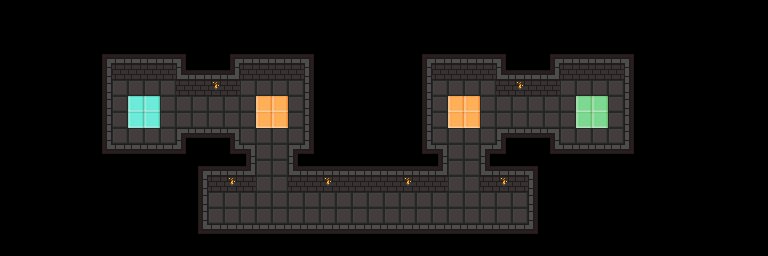

Below is a game level as drawn by its tile map, then a one-line description and the .tmx file that defines it, in full:
An orthogonal 48x16 tile map with 16x16 px tiles, 1 tile layer (Tile Layer 1), 2 tilesets and 10 objects.

<map version="1.4" tiledversion="1.4.3" orientation="orthogonal" renderorder="right-down" width="48" height="16" tilewidth="16" tileheight="16" infinite="0" nextlayerid="3" nextobjectid="12">
 <properties>
  <property name="description" value="Tutorial" />
 </properties>
 <tileset firstgid="1" source="../images/tileset_dungeon/tileset_dungeon.tsx" />
 <tileset firstgid="65" source="../images/tileset_common/tileset_common.tsx" />
 <layer id="1" name="Tile Layer 1" width="48" height="16">
  <data encoding="csv">
0,0,0,0,0,0,0,0,0,0,0,0,0,0,0,0,0,0,0,0,0,0,0,0,0,0,0,0,0,0,0,0,0,0,0,0,0,0,0,0,0,0,0,0,0,0,0,0,
0,0,0,0,0,0,0,0,0,0,0,0,0,0,0,0,0,0,0,0,0,0,0,0,0,0,0,0,0,0,0,0,0,0,0,0,0,0,0,0,0,0,0,0,0,0,0,0,
0,0,0,0,0,0,0,0,0,0,0,0,0,0,0,0,0,0,0,0,0,0,0,0,0,0,0,0,0,0,0,0,0,0,0,0,0,0,0,0,0,0,0,0,0,0,0,0,
0,0,0,0,0,0,1,2,2,2,2,3,0,0,1,2,2,2,2,3,0,0,0,0,0,0,1,2,2,2,2,3,0,0,1,2,2,2,2,3,0,0,0,0,0,0,0,0,
0,0,0,0,0,0,9,25,25,25,25,12,2,2,13,25,25,25,25,11,0,0,0,0,0,0,9,25,25,25,25,12,2,2,13,25,25,25,25,11,0,0,0,0,0,0,0,0,
0,0,0,0,0,0,9,33,33,33,33,25,25,27,25,33,33,33,33,11,0,0,0,0,0,0,9,33,33,33,33,25,27,25,25,33,33,33,33,11,0,0,0,0,0,0,0,0,
0,0,0,0,0,0,9,33,69,69,33,33,33,33,33,33,65,65,33,11,0,0,0,0,0,0,9,33,65,65,33,33,33,33,33,33,67,67,33,11,0,0,0,0,0,0,0,0,
0,0,0,0,0,0,9,33,69,69,33,33,33,33,33,33,65,65,33,11,0,0,0,0,0,0,9,33,65,65,33,33,33,33,33,33,67,67,33,11,0,0,0,0,0,0,0,0,
0,0,0,0,0,0,9,33,33,33,33,4,18,18,5,33,33,33,33,11,0,0,0,0,0,0,9,33,33,33,33,4,18,18,5,33,33,33,33,11,0,0,0,0,0,0,0,0,
0,0,0,0,0,0,17,18,18,18,18,19,0,0,17,5,33,33,4,19,0,0,0,0,0,0,17,5,33,33,4,19,0,0,17,18,18,18,18,19,0,0,0,0,0,0,0,0,
0,0,0,0,0,0,0,0,0,0,0,0,1,2,2,13,33,33,12,2,2,2,2,2,2,2,2,13,33,33,12,2,2,3,0,0,0,0,0,0,0,0,0,0,0,0,0,0,
0,0,0,0,0,0,0,0,0,0,0,0,9,25,27,25,33,33,25,25,27,25,25,25,25,27,25,25,33,33,25,27,25,11,0,0,0,0,0,0,0,0,0,0,0,0,0,0,
0,0,0,0,0,0,0,0,0,0,0,0,9,33,33,33,33,33,33,33,33,33,33,33,33,33,33,33,33,33,33,33,33,11,0,0,0,0,0,0,0,0,0,0,0,0,0,0,
0,0,0,0,0,0,0,0,0,0,0,0,9,33,33,33,33,33,33,33,33,33,33,33,33,33,33,33,33,33,33,33,33,11,0,0,0,0,0,0,0,0,0,0,0,0,0,0,
0,0,0,0,0,0,0,0,0,0,0,0,17,18,18,18,18,18,18,18,18,18,18,18,18,18,18,18,18,18,18,18,18,19,0,0,0,0,0,0,0,0,0,0,0,0,0,0,
0,0,0,0,0,0,0,0,0,0,0,0,0,0,0,0,0,0,0,0,0,0,0,0,0,0,0,0,0,0,0,0,0,0,0,0,0,0,0,0,0,0,0,0,0,0,0,0
</data>
 </layer>
 <objectgroup id="2" name="Object Layer 1">
  <object id="2" template="../templates/line.tx" x="211.75" y="233">
   <polyline points="12.25,-25 300.25,-25" />
  </object>
  <object id="3" template="../templates/checkpoint.tx" x="256" y="96" width="32" height="32" />
  <object id="4" template="../templates/checkpoint.tx" x="448" y="96" width="32" height="32" />
  <object id="5" template="../templates/spawn.tx" x="144" y="112" />
  <object id="6" template="../templates/goal.tx" x="576" y="96" />
  <object id="7" template="../templates/text.tx" x="224" y="12" width="96" height="15">
   <text fontfamily="Courier" pixelsize="8" wrap="1" color="#ffffff" bold="1" halign="center" valign="center">Checkpoints</text>
  </object>
  <object id="8" template="../templates/text.tx" x="212" y="24" width="120" height="20">
   <text fontfamily="Courier" pixelsize="8" wrap="1" color="#ffffff" bold="1" halign="center" valign="center">save progress</text>
  </object>
  <object id="9" template="../templates/text.tx" x="320" y="132" width="96" height="15">
   <text fontfamily="Courier" pixelsize="8" wrap="1" color="#ffffff" bold="1" halign="center" valign="center">You can dash</text>
  </object>
  <object id="10" template="../templates/text.tx" x="308" y="144" width="120" height="20">
   <text fontfamily="Courier" pixelsize="8" wrap="1" color="#ffffff" bold="1" halign="center" valign="center">with space</text>
  </object>
  <object id="11" template="../templates/ball2.tx" x="208" y="224" width="32" height="32">
   <properties>
    <property name="line" type="object" value="2" />
    <property name="speed" type="float" value="70" />
   </properties>
  </object>
 </objectgroup>
</map>
